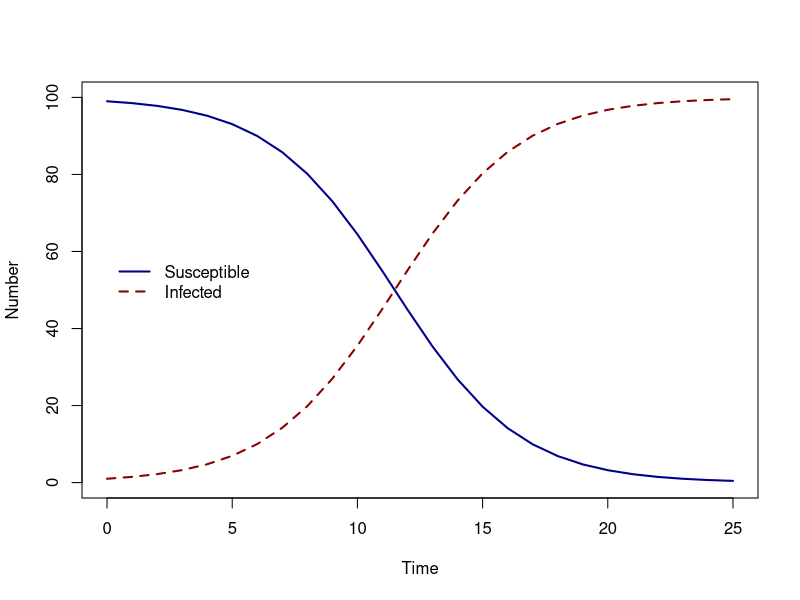
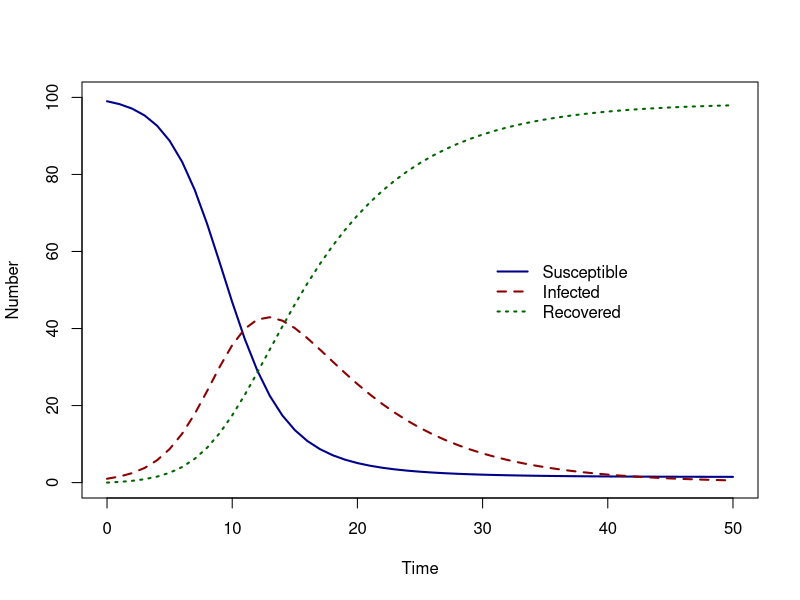

Write R code to recreate these figures, in order.
## ---- chunk 1
library(deSolve)
## ---- chunk 2
SI_model <- function(time, state_var, pars) {
  # Extract state variables
  S <- state_var["S"]
  I <- state_var["I"]
  N <- S + I
  # Extract model parameters
  beta <- pars["beta"]
  # The differential equations
  dS <- - beta * S * I / N
  dI <- beta * S * I / N
  # Return the derivatives as a result
  sol <- list(c(dS, dI))
  return(sol)
}
## ---- chunk 3
pars <- c(beta = 0.4)
state_var <- c(S = 99, I = 1)
times <- seq(from = 0, to = 25, by = 1)
## ---- chunk 4
solution <- ode(y = state_var, times = times, func = SI_model, parms = pars,
                method = rk4)
head(solution)
## ---- chunk 5
solution <- as.data.frame(solution)

plot(solution$time, solution$S, col = "darkblue", lwd = 2,
     type = "l", ylim = c(0, 100), ylab = "Number", xlab = "Time")
lines(solution$time, solution$I, col = "darkred", lwd = 2, lty = 2)
legend(-0.1, 60, c("Susceptible", "Infected"), col = c("darkblue", "darkred"),
       lwd = 2, lty = c(1, 2), bty = "n")
## ---- chunk 6
SIR_model <- function(time, state_var, pars){
  # Extract state variables
  S <- state_var["S"]
  I <- state_var["I"]
  R <- state_var["R"]
  N <- S + I + R
  # Extract model parameters
  beta <- pars["beta"]
  gamma <- pars["gamma"]
  # The differential equations
  dS <- - beta * S * I/N
  dI <- beta * S * I/N - gamma * I
  dR <- gamma * I
  # Return the solved equations as a list
  sol <- list(c(dS, dI, dR))
  return(sol)
}

# What are our parameter values?
pars <- c(beta = 0.6, gamma = 0.14)

# Define time to solve equations
times <- seq(from = 0, to = 50, by = 1)

# What are the initial values (or conditions) of the state variables?
state_var <- c( S = 99, I = 1, R = 0)

# Solve the SIR model 
solution <- as.data.frame(ode(y = state_var, times = times, func = SIR_model, parms = pars, method = rk4))

plot(solution$time, solution$S, col = "darkblue", lwd = 2, 
     type = "l", ylim = c(0, 100), ylab = "Number", xlab = "Time")
lines(solution$time, solution$I, col = "darkred", lwd = 2, lty = 2)
lines(solution$time, solution$R, col = "darkgreen", lwd = 2, lty = 3)
legend(30,60, c("Susceptible", "Infected", "Recovered"), col = c("darkblue", "darkred", "darkgreen"), 
       lwd = 2, lty = c(1, 2, 3), bty = "n")

## ---- chunk 7
round(solution[which(solution$time == 10),],2)
## ---- chunk 8
round(solution[which(solution$time == 50),],2)
## ---- chunk 9
solution$time[which.max(solution$I)]
